Frame 1 (no input): blank canvas, image omitted
Frame 60 (no input): blank canvas, image omitted
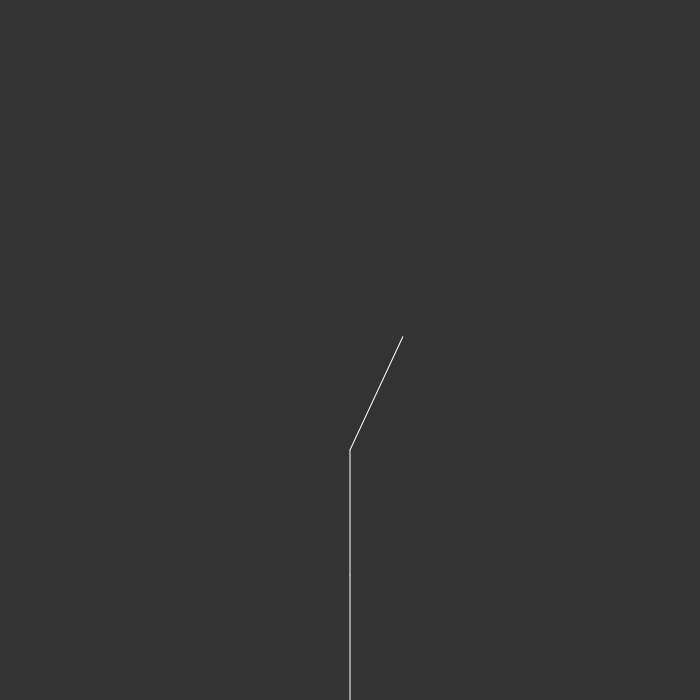
Frame 120 (the mouse pressed at the canvas centre since frame 60)

The p5.js sketch whose frames 1 and 60 were blank and that drew this single picture after the mouse press (run headless with seeded random() and noise() and a simulated clock; from frame 60 on, the mouse is pressed at the canvas centre):

// p5.js sketch
// ── sketch.js
let rules = [];
let sentence;
let len = 250;
rules[0] = {
  prev: "X",
  next: "F+[[X]-X]-F[-FX]+X"
}

rules[1] = {
  prev: "F",
  next: "FF"
}


function setup() {
  createCanvas(700, 700);
  sentence = "X"
}

function draw() {
  background(51);
  translate(width / 2, height);

  strokeWeight(1);
  show();
}

function mousePressed() {
  generate();
}

function generate() {
  len *= 0.5;
  let nextSentence = "";
  let prevSentence = "";
  for (let i in sentence) {
    prevSentence = nextSentence;
    let curr = sentence[i];
    for (let j in rules) {
      if (curr === rules[j].prev) {
        nextSentence += rules[j].next; 
        break;
      }
    }
    if (prevSentence == nextSentence) {
      nextSentence += curr;
    }
  }
  sentence = nextSentence;
  console.log(sentence);
}

function show() {
  stroke(255);
  let angle = 25;
  for (let letter in sentence) {
    if (sentence[letter] == "F") {
      line(0, 0, 0, -len);
      translate(0, -len);
    } else if (sentence[letter] == "+") {
      rotate(radians(-angle));
    } else if (sentence[letter] == "-") {
      rotate(radians(angle));
    } else if (sentence[letter] == "[") {
      push();
    } else if (sentence[letter] == "]") {
      pop();
    }
  }
}
